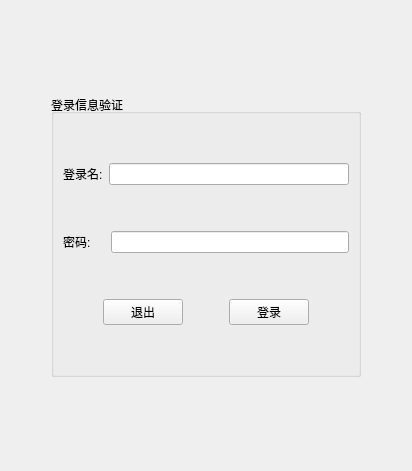
           <widget class="QWidget" name="page">
            <layout class="QVBoxLayout" name="verticalLayout_5">
             <item>
              <spacer name="verticalSpacer">
               <property name="orientation">
                <enum>Qt::Vertical</enum>
               </property>
               <property name="sizeHint" stdset="0">
                <size>
                 <width>20</width>
                 <height>83</height>
                </size>
               </property>
              </spacer>
             </item>
             <item>
              <layout class="QHBoxLayout" name="horizontalLayout_4">
               <item>
                <spacer name="horizontalSpacer">
                 <property name="orientation">
                  <enum>Qt::Horizontal</enum>
                 </property>
                 <property name="sizeType">
                  <enum>QSizePolicy::Minimum</enum>
                 </property>
                 <property name="sizeHint" stdset="0">
                  <size>
                   <width>40</width>
                   <height>20</height>
                  </size>
                 </property>
                </spacer>
               </item>
               <item>
                <widget class="QGroupBox" name="groupBox_2">
                 <property name="title">
                  <string>登录信息验证</string>
                 </property>
                 <property name="alignment">
                  <set>Qt::AlignLeading|Qt::AlignLeft|Qt::AlignVCenter</set>
                 </property>
                 <layout class="QVBoxLayout" name="verticalLayout_3">
                  <item>
                   <spacer name="verticalSpacer_12">
                    <property name="orientation">
                     <enum>Qt::Vertical</enum>
                    </property>
                    <property name="sizeType">
                     <enum>QSizePolicy::Expanding</enum>
                    </property>
                    <property name="sizeHint" stdset="0">
                     <size>
                      <width>20</width>
                      <height>40</height>
                     </size>
                    </property>
                   </spacer>
                  </item>
                  <item>
                   <layout class="QHBoxLayout" name="horizontalLayout_8">
                    <item>
                     <widget class="QLabel" name="label">
                      <property name="text">
                       <string>登录名:</string>
                      </property>
                     </widget>
                    </item>
                    <item>
                     <widget class="QLineEdit" name="lineEdit">
                      <property name="autoFillBackground">
                       <bool>false</bool>
                      </property>
                      <property name="styleSheet">
                       <string notr="true"/>
                      </property>
                      <property name="clearButtonEnabled">
                       <bool>false</bool>
                      </property>
                     </widget>
                    </item>
                   </layout>
                  </item>
                  <item>
                   <spacer name="verticalSpacer_11">
                    <property name="orientation">
                     <enum>Qt::Vertical</enum>
                    </property>
                    <property name="sizeHint" stdset="0">
                     <size>
                      <width>20</width>
                      <height>40</height>
                     </size>
                    </property>
                   </spacer>
                  </item>
                  <item>
                   <layout class="QHBoxLayout" name="horizontalLayout_9">
                    <item>
                     <widget class="QLabel" name="label_2">
                      <property name="minimumSize">
                       <size>
                        <width>42</width>
                        <height>0</height>
                       </size>
                      </property>
                      <property name="text">
                       <string>密码:</string>
                      </property>
                     </widget>
                    </item>
                    <item>
                     <widget class="QLineEdit" name="lineEdit_2">
                      <property name="echoMode">
                       <enum>QLineEdit::Password</enum>
                      </property>
                      <property name="dragEnabled">
                       <bool>false</bool>
                      </property>
                     </widget>
                    </item>
                   </layout>
                  </item>
                  <item>
                   <spacer name="verticalSpacer_13">
                    <property name="orientation">
                     <enum>Qt::Vertical</enum>
                    </property>
                    <property name="sizeHint" stdset="0">
                     <size>
                      <width>20</width>
                      <height>40</height>
                     </size>
                    </property>
                   </spacer>
                  </item>
                  <item>
                   <layout class="QHBoxLayout" name="horizontalLayout_2">
                    <item>
                     <spacer name="horizontalSpacer_17">
                      <property name="orientation">
                       <enum>Qt::Horizontal</enum>
                      </property>
                      <property name="sizeHint" stdset="0">
                       <size>
                        <width>40</width>
                        <height>20</height>
                       </size>
                      </property>
                     </spacer>
                    </item>
                    <item>
                     <widget class="QPushButton" name="pushButton_7">
                      <property name="minimumSize">
                       <size>
                        <width>75</width>
                        <height>0</height>
                       </size>
                      </property>
                      <property name="text">
                       <string>退出</string>
                      </property>
                      <property name="icon">
                       <iconset>
                        <normaloff>:/image/xfce-system-exit.png</normaloff>:/image/xfce-system-exit.png</iconset>
                      </property>
                     </widget>
                    </item>
                    <item>
                     <spacer name="horizontalSpacer_18">
                      <property name="orientation">
                       <enum>Qt::Horizontal</enum>
                      </property>
                      <property name="sizeHint" stdset="0">
                       <size>
                        <width>40</width>
                        <height>20</height>
                       </size>
                      </property>
                     </spacer>
                    </item>
                    <item>
                     <widget class="QPushButton" name="pushButton">
                      <property name="minimumSize">
                       <size>
                        <width>75</width>
                        <height>0</height>
                       </size>
                      </property>
                      <property name="text">
                       <string>登录</string>
                      </property>
                      <property name="icon">
                       <iconset>
                        <normaloff>:/image/login.ico</normaloff>:/image/login.ico</iconset>
                      </property>
                     </widget>
                    </item>
                    <item>
                     <spacer name="horizontalSpacer_19">
                      <property name="orientation">
                       <enum>Qt::Horizontal</enum>
                      </property>
                      <property name="sizeHint" stdset="0">
                       <size>
                        <width>40</width>
                        <height>20</height>
                       </size>
                      </property>
                     </spacer>
                    </item>
                   </layout>
                  </item>
                  <item>
                   <spacer name="verticalSpacer_14">
                    <property name="orientation">
                     <enum>Qt::Vertical</enum>
                    </property>
                    <property name="sizeHint" stdset="0">
                     <size>
                      <width>20</width>
                      <height>40</height>
                     </size>
                    </property>
                   </spacer>
                  </item>
                 </layout>
                </widget>
               </item>
               <item>
                <spacer name="horizontalSpacer_2">
                 <property name="orientation">
                  <enum>Qt::Horizontal</enum>
                 </property>
                 <property name="sizeType">
                  <enum>QSizePolicy::Minimum</enum>
                 </property>
                 <property name="sizeHint" stdset="0">
                  <size>
                   <width>40</width>
                   <height>20</height>
                  </size>
                 </property>
                </spacer>
               </item>
              </layout>
             </item>
             <item>
              <spacer name="verticalSpacer_2">
               <property name="orientation">
                <enum>Qt::Vertical</enum>
               </property>
               <property name="sizeHint" stdset="0">
                <size>
                 <width>20</width>
                 <height>83</height>
                </size>
               </property>
              </spacer>
             </item>
            </layout>
           </widget>
